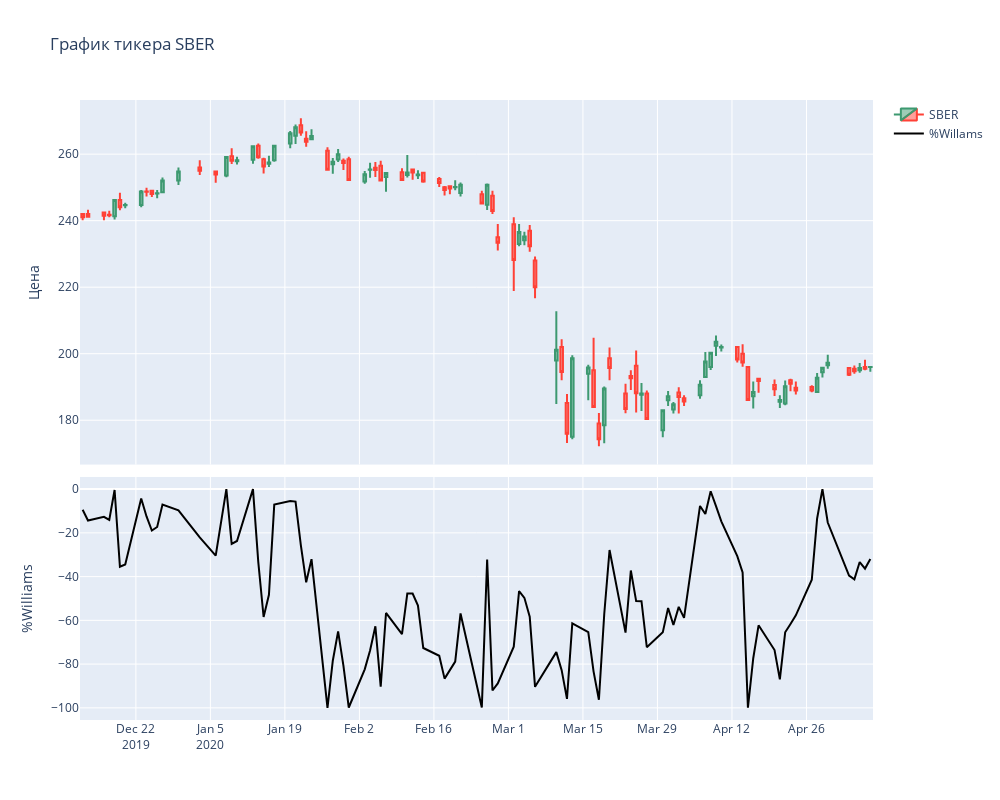

The notebook cell saved with this chart:
### Markdown cell above
## Три экрана Элдера

"Первый экран": выявляем долгосрочную тенденцию с помощью индикатора тенденции на недельном графике и открываем позицию только в ее направлении.
Наклон гистограммы MACD определяется соотношением двух последних столбиков. При недельной восходящей тенденции можно играть либо на повышение, либо воздержаться от сделок. При недельной нисходящей тенденции можно либо играть на понижение, либо воздержаться от сделок.
Поворот вверх недельной гистограммы MACD подает сигнал к покупке. Самые сильные сигналы к покупке поступают, когда индикатор поворачивает вверх ниже нулевой линии. И наоборот. Выявив тенденцию. недельной гистограммы, можно переходить к дневным графикам для поиска сделок в том же направлении.

"Второй экран": анализируем дневной график с помощью осциллятора. Для покупки при недельных восходящих тенденциях ориентируемся на дневные спады, а для короткой продажи при недельных нисходящих тенденциях, используем дневные подъемы.
Стохастический осциллятор подает сигналы на вход, когда его линии вступают в зоны покупки или продажи. Если недельная гистограмма MACD возрастает, а дневной стохастический осциллятор падает ниже 30, то он выявляет область перепроданности, т.е. возможность выгодной покупки. Если же недельная гистограмма MACD падает, а стохастический осциллятор поднимается выше 70, то он выявляет область перекупленности, т.е. возможность выгодной короткой продажи.

"Третий экран": внутридневный прорыв. Он помогает выбрать моменты для открытия позиций. Если недельная тенденция восходящая, а дневная нисходящая, то скользящие стоп-приказы о покупке улавливают момент прорыва вверх. Если недельная тенденция нисходящая, а дневная восходящая, то скользящие стоп-приказы о продаже улавливают момент прорыва вниз. В первом случае, разместите стоп-приказ о покупке на один тик выше максимума предыдущего дня. При подъеме цен приказ будет исполнен автоматически. Если снижение продолжиться, то на следующий день потребуется переместить стоп приказ на максимум следующего дня и т.д. до тех пор, пока приказ не исполнится или тенденция на недельном графике не развернется. Для продажи все наоборот.

### Code cell
fig = make_subplots(rows=2, cols=1, shared_xaxes=True, vertical_spacing=0.02, row_heights=[0.6, 0.4])

fig.add_trace(go.Candlestick(x=df_short.index,
                             open=df_short['open'],
                             high=df_short['high'],
                             low=df_short['low'],
                             close=df_short['close'],
                             name=ticker),
              row=1, col=1)

fig.add_trace(go.Scatter(
                x=df_short.index,
                y=df_short['WILLR'],
                name="%Willams",
                line_color='black',
                opacity=1),
             row=2, col=1)


# ********************************
# финальная настройка layout
fig.update_yaxes(title_text="Цена", row=1, col=1)
fig.update_yaxes(title_text="%Williams", row=2, col=1)
fig.update_layout(height = 800, width=1000, title_text="График тикера " + ticker, xaxis_rangeslider_visible=False)
fig.show()
